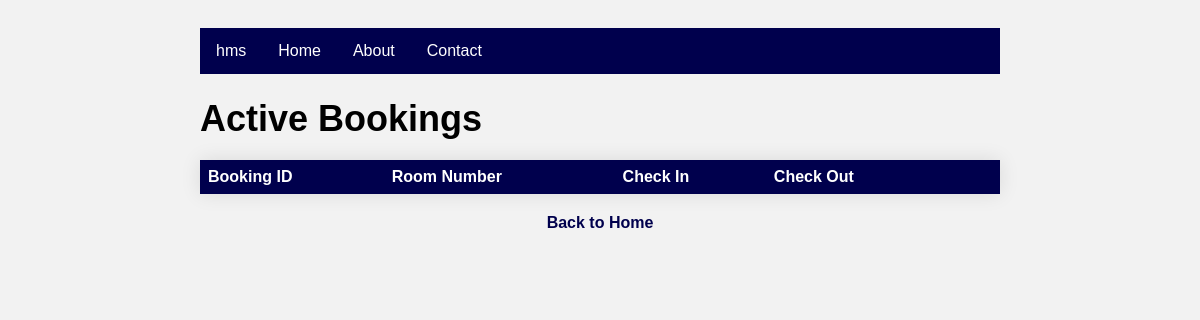
Before: /active_bookings/ (signed in) with the older database file.
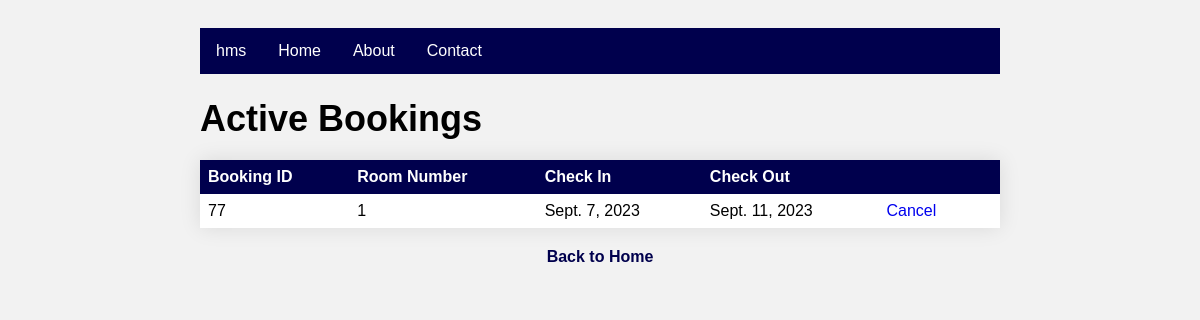
After: the same page with the newer database file.
### HMS_APP/models.py (models this page shows, shortened)
class Booking(models.Model):
    user = models.ForeignKey(settings.AUTH_USER_MODEL, on_delete=models.CASCADE)
    room = models.ForeignKey(Room, on_delete=models.CASCADE)
    check_in = models.DateField()
    check_out = models.DateField()

class Room(models.Model) :
    ROOM_CATEGORIES = (
        ('WithAc', 'AC'),
        ('WithoutAc', 'NON-AC'),
        ('Deluxe', 'DELUXE'),
    )
    number = models.IntegerField()
    category = models.CharField(max_length = 10, choices=ROOM_CATEGORIES)
    capacity = models.IntegerField()
    room_description = models.TextField()
    room_price = models.IntegerField(help_text = "Price Per Day", null=True)
    room_picture = models.ImageField(null=True)

### HMS_APP/views.py (the view)
# urls.py: path('active_bookings/', views.active_bookings, name = "active_bookings"),
def active_bookings(request):
    user = request.user
    bookings = Booking.objects.filter(user=user)
    return render(request, "bookings.html", {'bookings' : bookings})

### templates/bookings.html (shortened to what this page needs)
<!DOCTYPE html>
<html>
<head>
	<link rel="stylesheet" type="text/css" href="/static/css/nav.css">
</head>
<body>
	<div class="container">
	  <nav class="navbar">
		<ul>
		  <li><a href="{% url 'profile_page' %}"> {{request.user}} </a></li>
		  <li><a href="{% url 'home' %}">Home</a></li>
		  <li><a href="{% url 'about' %}">About</a></li>
		  <li><a href="{% url 'contact_us' %}">Contact</a></li>
		</ul>
	  </nav>
		<h1>Active Bookings</h1>
		<table>
			<thead>
				<tr>
					<th>Booking ID</th>
					<th>Room Number</th>
					<th>Check In</th>
					<th>Check Out</th>
					<th>  <th>
				</tr>
			</thead>
			<tbody>
				{% for booking in bookings %}
				<tr>
					<td>{{ booking.id }}</td>
					<td>{{ booking.room.number }}</td>
					<td>{{ booking.check_in }}</td>
					<td>{{ booking.check_out }}</td>
					<td><a href="{% url 'cancel_booking' id=booking.id %}">Cancel</a></td>
				</tr>
				{% endfor %}
			</tbody>
		</table>
		<div class="back-to-home">
			<a href="{% url 'home' %}">Back to Home</a>
		</div>
	</div>
</body>
</html>

Changed rows visible on the page:
added Booking: id "77", room.number "1", check_in "Sept. 7, 2023", check_out "Sept. 11, 2023"
